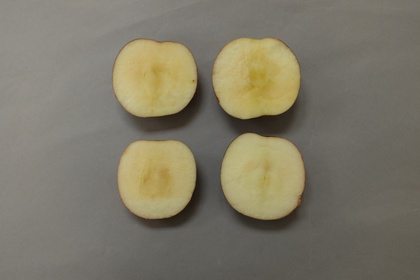
%> input picture Apple_test/1_1600_1.JPG, 420 x 280 px, shrunk from 4896 x 3264 before the run; its folder holds only this picture in this run
$ octave ObjectDetection.m   (GNU Octave 9; MATLAB toolbox functions it lacks are replaced by stand-ins)
%> lines starting %> are read from the running program, lines starting %| are printed output that depends on the picture; in (x1, y1, x2, y2) boxes, pixels count from 0 and x2, y2 are one past the last pixel; in counts of white or black regions, pixels touching at a corner belong together; the program's own positions count from 1
clear;
close all

% load all the images into dataset
%global apple;

D = dir(fullfile('Apple_test','*JPG'));
fprintf('loading %02d',length(D));

%apple = cell(21,1);

for i = 1:length(D)
    fprintf('\b\b%02d',i);
end
fprintf('\n');

%clear D;
% end of load images


%function openbw=ObjectDetection()

mean_list = zeros(4,length(D));  % create mean values for each apple slice
% loop over all the images in the folder
for k = 1:length(D)
    src = imread(D(k).name);
%> src is the input picture: size 280x420x3 uint8; mean R, G, B 125.5, 120.3, 103.5
    %src = imread('1_1600_1.JPG');
    row = size(src,1);
%> row = 280
    col = size(src,2);
%> col = 420
    src1 = rgb2gray(src); % convert the original image into black/white
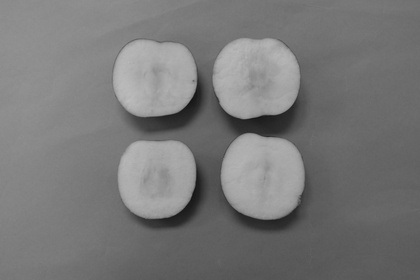
%> src1: size 280x420 uint8; min 18, max 190, mean 119.9

    src2 = medfilt2(src1,[5 5]); %convolution with image with kernel size 5*5
    %imshow(src2)

    level = graythresh(src2); %calculating threshold
%> level = 0.486
    bw = im2bw(src,level); %binarization image
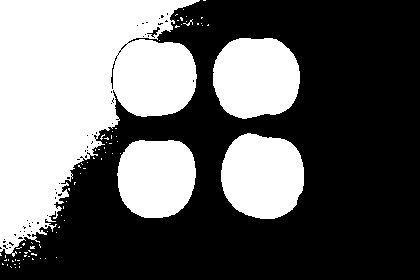
%> bw: size 280x420 logical; 40.2% white; 81 white regions (76 under 20 px), largest, box (x1, y1, x2, y2) and area: (0, 0, 200, 257) 30415, (213, 38, 300, 119) 5793, (221, 133, 304, 219) 5729, (117, 140, 196, 218) 5137, (183, 19, 193, 26) 20
    %imshow(bw)


    se = strel('square',2); %create a 2*2 square
    openbw = imopen(bw,se); %smooth the edge
%> openbw: size 280x420 logical; 40% white; 24 white regions (20 under 20 px)

    stats = regionprops(openbw,'basic'); %get Area,Centroid,BoundingBox of the connected image
%> stats = 24 regions; largest, box (x1, y1, x2, y2), Area and Centroid: (0, 0, 199, 256) 30271 [76.4 92.8], (213, 38, 300, 119) 5793 [256.6 78.2], (221, 133, 304, 219) 5729 [263.2 176.6], (117, 140, 196, 218) 5137 [157 178.3], (50, 225, 54, 229) 12 [52.5 227.3]

    centroids = cat(1,stats.Centroid);
%> centroids = 24 rows, first 12: [76.36 92.8; 24.5 244.5; 25.5 256.5; 26.5 253.5; 32.7 248.2; 33 254.5; 36.5 255.5; 52.5 227.3; 55 218.5; 57.5 215.5; 69.5 189.5; 70.5 180.5]


    area = cat(1,stats.Area);
%> area = 24 values, max 30271 at index 1, min 4 at index 2, mean 1960
    area = sort(area,'descend');
%> area = 24 values, max 30271 at index 1, min 4 at index 12, mean 1960
    apple1 = area(2); %first apple
%> apple1 = 5793
    apple2 = area(3); %second apple
%> apple2 = 5729
    apple3 = area(4); %third apple
%> apple3 = 5137
    apple4 = area(5); %forth apple
%> apple4 = 12
    centroidsOfficiall = [];
    boundingBox = [];
    list = [];


    for i=1:size(stats)
        if stats(i).Area==apple1 | stats(i).Area==apple2 |stats(i).Area==apple3 |stats(i).Area==apple4
         %centroidsOfficiall = [centroidsOfficiall,stats(i).Centroid]
         %   boundingBox = [[boundingBox] [stats(i).BoundingBox]]
         list = [list,i];
        end
    end
%> this loop made 24 passes
%> list on passes 8, 16, 23, 24: 8, [8 16], [8 16 23], [8 16 23 24]


    imshow(openbw),title('centroids')
    hold on

    %plot(centroids(:,1),centroids(:,2),'b*'),

    for i=1:size(list,2)
        a = stats(list(i)).Centroid;
        plot(a(1),a(2),'b*');
        rectangle('Position',stats(list(i)).BoundingBox,'LineWidth',2,'LineStyle','--','EdgeColor','r');

        % get five target windows around the centroids
        ax = round(a(1)-50);
        ay = round(a(2)-50);
        rectangle('Position', [ax ay 101 101], 'LineWidth',1,'LineStyle','-','EdgeColor','r');
        aax = ax - 101;
        aay = ay;
        rectangle('Position', [aax aay 101 101], 'LineWidth',1,'LineStyle','-','EdgeColor','r');
        abx = ax + 101;
        aby = ay;
        rectangle('Position', [abx aby 101 101], 'LineWidth',1,'LineStyle','-','EdgeColor','r');
        alx = ax;
        aly = ay - 101;
        rectangle('Position', [alx aly 101 101], 'LineWidth',1,'LineStyle','-','EdgeColor','r');
        arx = ax;
        ary = ay + 101;
        rectangle('Position', [arx ary 101 101], 'LineWidth',1,'LineStyle','-','EdgeColor','r');

        std_list = [];
        if max(ax,row)==row & min(ax-101,1)==1 & max(ay+101,col)==col & min(ay,1)==1
            src_m = src(((ax-101):ax), (ay:ay+101));
            std_list = [std_list std2(src_m)];
        end
        if max(aax,row)==row & min(aax-101,1)==1 & max(aay+101,col)==col & min(aay,1)==1
            src_a = src(((aax-101):aax), (aay:aay+101));
            std_list = [std_list std2(src_a)];
        end
        if max(abx,row)==row & min(abx-101,1)==1 & max(aby+101,col)==col & min(aby,1)==1
            src_b = src(((abx-101):abx), (aby:aby+101));
            std_list = [std_list std2(src_b)];
        end
        if max(alx,row)==row & min(alx-101,1)==1 & max(aly+101,col)==col & min(aly,1)==1
            src_l = src(((alx-101):alx), (aly:aly+101));
            std_list = [std_list std2(src_l)];
        end
        if max(arx,row)==row & min(arx-101,1)==1 & max(ary+101,col)==col & min(ary,1)==1
            src_r = src(((arx-101):arx), (ary:ary+101));
            std_list = [std_list std2(src_r)];
        end
        mean_list(i,k) = mean(std_list)


    end
%> this loop made 4 passes
%> (a, ax, ay, aax, aay, abx, aby, alx) on passes 1 to 4: ([52.5 227.3], 3, 177, -98, 177, 104, 177, 3), ([157 178.3], 107, 128, 6, 128, 208, 128, 107), ([256.6 78.21], 207, 28, 106, 28, 308, 28, 207), ([263.2 176.6], 213, 127, 112, 127, 314, 127, 213)
%> pass 1, `src_b = src(((abx-101):abx), (aby:aby+101));`:
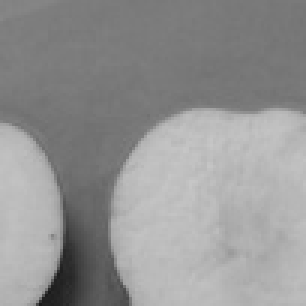
%> src_b: size 102x102 uint8 (shown 3 times larger); min 26, max 198, mean 147.5
%> after the loop:
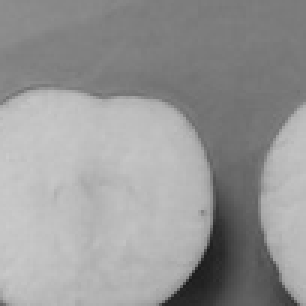
%> src_a: size 102x102 uint8 (shown 3 times larger); min 26, max 203, mean 151
%> after the loop:
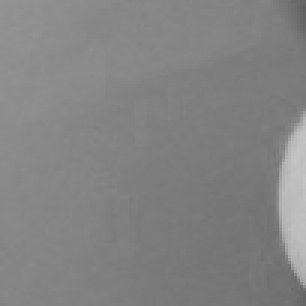
%> src_l: size 102x102 uint8 (shown 3 times larger); min 95, max 197, mean 130.8
%> after the loop:
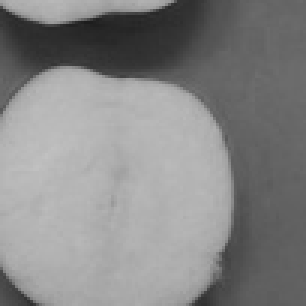
%> src_r: size 102x102 uint8 (shown 3 times larger); min 29, max 193, mean 134.1
%> after the loop, mean_list = [24.53; 24.38; 19.93; 25.39]
%> after the loop:
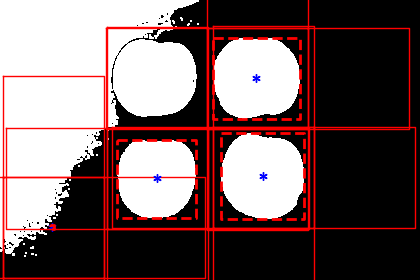
%> figure redrawn from the program's plot data; its title reads 'centroids'
    hold off
    %}

end

$ run again, on Apple_test/1_1700_1.JPG
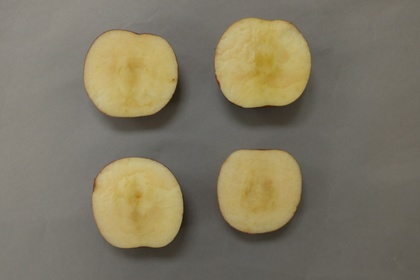
%> input picture Apple_test/1_1700_1.JPG, 420 x 280 px, shrunk from 4896 x 3264 before the run
%> src is the input picture: size 280x420x3 uint8; mean R, G, B 127, 119.7, 99.4
%> level = 0.486
%> bw: size 280x420 logical; 39.5% white; 41 white regions (36 under 20 px), largest, box (x1, y1, x2, y2) and area: (0, 0, 177, 259) 26652, (215, 18, 311, 107) 7065, (92, 157, 183, 248) 6790, (218, 150, 301, 233) 5784, (147, 12, 159, 22) 27
%> openbw: size 280x420 logical; 39.3% white; 18 white regions (12 under 20 px)
%> stats = 18 regions; largest, box (x1, y1, x2, y2), Area and Centroid: (0, 0, 177, 249) 26457 [68.8 92.5], (215, 18, 311, 107) 7064 [263 63.5], (92, 157, 183, 248) 6790 [138 204.2], (218, 150, 301, 233) 5781 [259.6 190.1], (0, 239, 8, 245) 32 [4 242.3]
%> centroids = 18 rows, first 12: [68.76 92.5; 1.5 230.5; 4 242.3; 1.5 249.5; 4.57 253.8; 22 244.5; 22.5 241.5; 66.12 204.1; 73.5 93; 74 191; 81.5 108.5; 85 106.5]
%> `area = cat(1,stats.Area);`: area = 18 values, max 26457 at index 1, min 4 at index 2, mean 2567.8
%> `area = sort(area,'descend');`: area = 18 values, max 26457 at index 1, min 4 at index 14, mean 2567.8
%> apple1 = 7064
%> apple2 = 6790
%> apple3 = 5781
%> apple4 = 32
%> the loop `for i=1:size(stats)` made 18 passes
%> list on passes 3, 13, 17, 18: 3, [3 13], [3 13 17], [3 13 17 18]
%> the loop `for i=1:size(list,2)` made 4 passes
%> (a, ax, ay, aax, aay, abx, aby, alx) on passes 2 to 4: ([138 204.2], 88, 154, -13, 154, 189, 154, 88), ([263 63.51], 213, 14, 112, 14, 314, 14, 213), ([259.6 190.1], 210, 140, 109, 140, 311, 140, 210)
%> after the loop `for i=1:size(list,2)`:
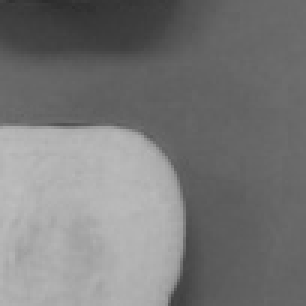
%> src_r: size 102x102 uint8 (shown 3 times larger); min 44, max 189, mean 120.5
%> after the loop `for i=1:size(list,2)`: mean_list = [NaN; 33.08; 24.63; 30.41]
%> after the loop `for i=1:size(list,2)`:
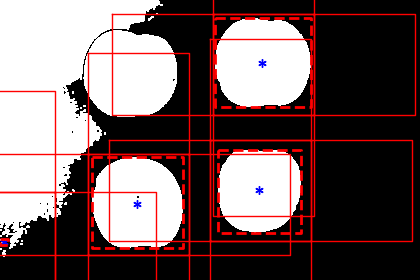
%> figure redrawn from the program's plot data; its title reads 'centroids'

$ run again, on Apple_test/1_1715_1.JPG
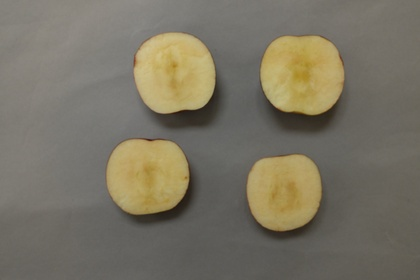
%> input picture Apple_test/1_1715_1.JPG, 420 x 280 px, shrunk from 4896 x 3264 before the run
%> src is the input picture: size 280x420x3 uint8; mean R, G, B 121.1, 115.3, 99.2
%> level = 0.475
%> bw: size 280x420 logical; 35.5% white; 49 white regions (42 under 20 px), largest, box (x1, y1, x2, y2) and area: (0, 0, 215, 203) 26431, (260, 36, 344, 115) 5439, (106, 139, 189, 214) 5107
%> openbw: size 280x420 logical; 35.4% white; 16 white regions (10 under 20 px)
%> stats = 16 regions; largest, box (x1, y1, x2, y2), Area and Centroid: (0, 0, 215, 203) 26329 [90.8 70.6], (260, 36, 344, 115) 5439 [302.9 74.7], (106, 139, 189, 214) 5106 [147.7 176.3], (247, 155, 321, 230) 4600 [284.6 192], (208, 6, 216, 11) 25 [211.8 9]
%> centroids = 16 rows, first 12: [90.77 70.57; 40.5 170.5; 44.5 172.5; 61 141.5; 71.5 134.5; 74.5 128; 76.5 132.5; 147.7 176.3; 110.5 121; 194.5 20.5; 211.8 9; 227.9 2.62]
%> `area = cat(1,stats.Area);`: area = [26329; 4; 4; 6; 4; 6; 4; 5106; 6; 4; 25; 21; 4600; 5439; 15; 4]
%> `area = sort(area,'descend');`: area = [26329; 5439; 5106; 4600; 25; 21; 15; 6; 6; 6; 4; 4; 4; 4; 4; 4]
%> apple1 = 5439
%> apple2 = 5106
%> apple3 = 4600
%> apple4 = 25
%> the loop `for i=1:size(stats)` made 16 passes
%> list on passes 8, 11, 13, 14: 8, [8 11], [8 11 13], [8 11 13 14]
%> the loop `for i=1:size(list,2)` made 4 passes
%> (a, ax, ay, aax, aay, abx, aby, alx) on passes 1 to 4: ([147.7 176.3], 98, 126, -3, 126, 199, 126, 98), ([211.8 9], 162, -41, 61, -41, 263, -41, 162), ([284.6 192], 235, 142, 134, 142, 336, 142, 235), ([302.9 74.73], 253, 25, 152, 25, 354, 25, 253)
%> after the loop `for i=1:size(list,2)`:
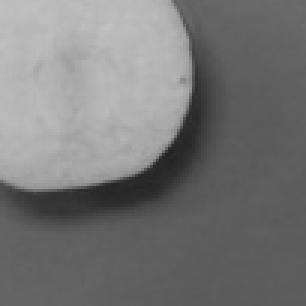
%> src_r: size 102x102 uint8 (shown 3 times larger); min 34, max 195, mean 119
%> after the loop `for i=1:size(list,2)`: mean_list = [33.73; 24.14; 30.37; 19.71]
%> after the loop `for i=1:size(list,2)`:
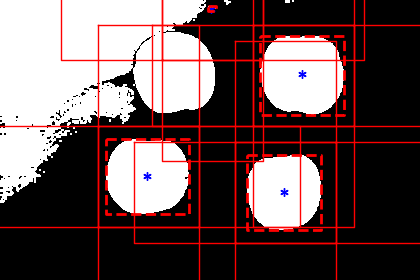
%> figure redrawn from the program's plot data; its title reads 'centroids'

$ run again, on Apple_test/1_1730_1.JPG
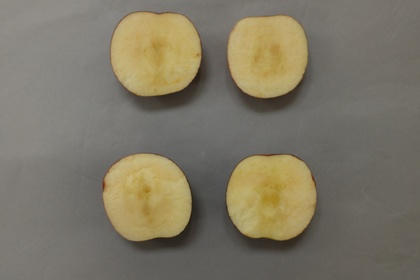
%> input picture Apple_test/1_1730_1.JPG, 420 x 280 px, shrunk from 4896 x 3264 before the run
%> src is the input picture: size 280x420x3 uint8; mean R, G, B 125.4, 119, 101.6
%> level = 0.494
%> bw: size 280x420 logical; 34% white; 20 white regions (15 under 20 px), largest, box (x1, y1, x2, y2) and area: (0, 0, 141, 178) 15875, (111, 12, 201, 96) 6258, (227, 155, 316, 240) 6224, (103, 154, 191, 241) 6176, (228, 15, 308, 98) 5452
%> openbw: size 280x420 logical; 34% white; 9 white regions (4 under 20 px)
%> stats = 9 regions; largest, box (x1, y1, x2, y2), Area and Centroid: (0, 0, 140, 175) 15801 [51 73.1], (111, 12, 201, 96) 6258 [156 53.6], (227, 155, 316, 240) 6224 [272 197.2], (103, 154, 191, 241) 6175 [147.7 198.1], (228, 15, 308, 98) 5451 [268 55.6]
%> centroids = [50.98 73.1; 87.12 140.1; 86.5 143.5; 91.21 68.43; 100.5 105.5; 147.7 198.1; 156 53.59; 272 197.2; 268 55.58]
%> `area = cat(1,stats.Area);`: area = [15801; 8; 4; 14; 4; 6175; 6258; 6224; 5451]
%> `area = sort(area,'descend');`: area = [15801; 6258; 6224; 6175; 5451; 14; 8; 4; 4]
%> apple1 = 6258
%> apple2 = 6224
%> apple3 = 6175
%> apple4 = 5451
%> the loop `for i=1:size(stats)` made 9 passes
%> list on passes 6 to 9: 6, [6 7], [6 7 8], [6 7 8 9]
%> the loop `for i=1:size(list,2)` made 4 passes
%> (a, ax, ay, aax, aay, abx, aby, alx) on passes 1 to 4: ([147.7 198.1], 98, 148, -3, 148, 199, 148, 98), ([156 53.59], 106, 4, 5, 4, 207, 4, 106), ([272 197.2], 222, 147, 121, 147, 323, 147, 222), ([268 55.58], 218, 6, 117, 6, 319, 6, 218)
%> after the loop `for i=1:size(list,2)`: mean_list = [30.31; 11.75; 29.2; 13.33]
%> after the loop `for i=1:size(list,2)`:
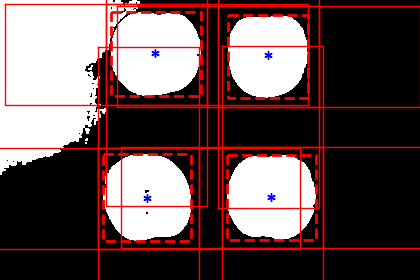
%> figure redrawn from the program's plot data; its title reads 'centroids'
